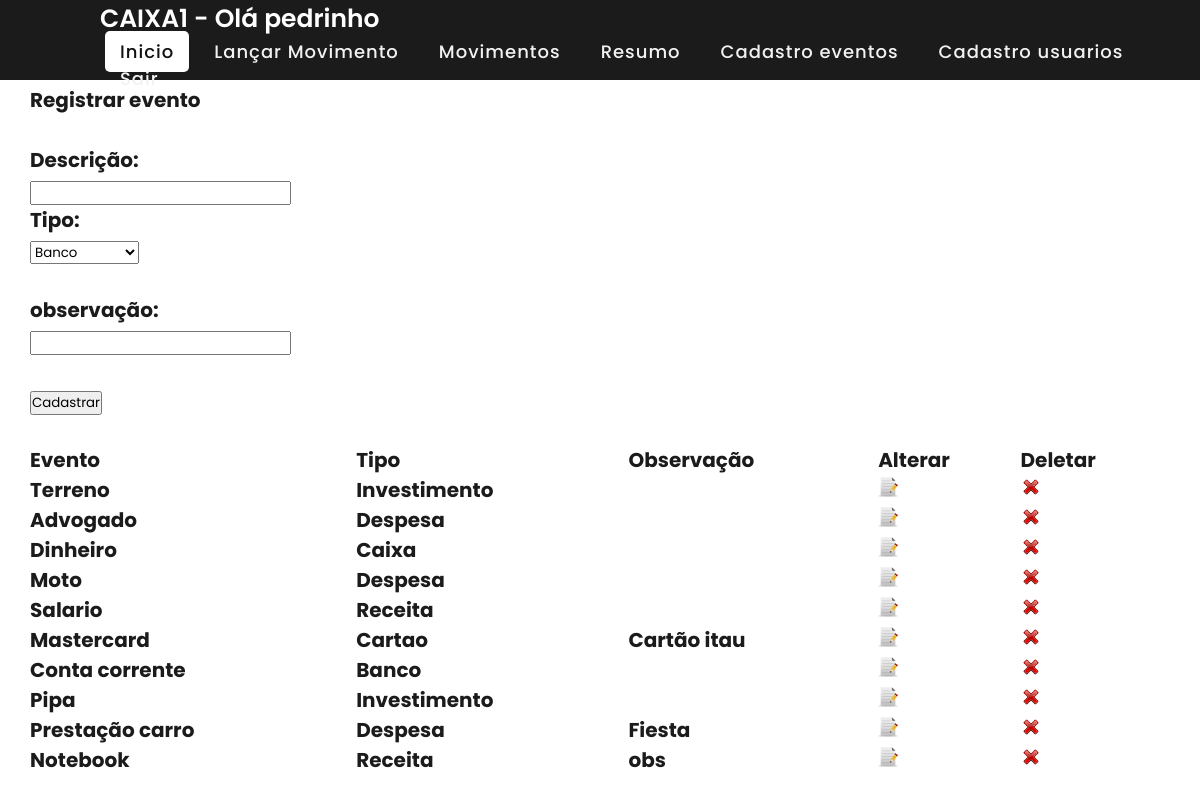
/front/cadastrar_evento.php (signed in), run on the app's committed database.
### tables this page shows
CREATE TABLE `evento` (
  `evento_id` int(11) NOT NULL,
  `evento_nome` varchar(50) NOT NULL,
  `evento_tipo` varchar(20) NOT NULL,
  `observacao` varchar(50) NOT NULL
);

### front/cadastrar_evento.php (the view, shortened to what this page needs)
<!DOCTYPE html>
<html lang="en" dir="ltr">
  <head>
    <link rel="stylesheet" href="../css/style.css">
  </head>
  <body>
  <nav>
      <div class="logo">CAIXA1 - <?php echo 'Olá ' .$_SESSION['usuario'];?></div>
      <ul>
        <li><a class="active" href="index2.php">Inicio</a></li>
        <li><a href="movimentos_lancar.php">Lançar Movimento</a></li>
        <li><a href="movimentos_list.php">Movimentos</a></li>
        <li><a href="movimentos_list_resumo.php">Resumo</a></li>
        <li><a href="cadastrar_evento.php">Cadastro eventos</a></li>
        <li><a href="cadastro_usuario.php">Cadastro usuarios</a></li>
        <li><a href="index.php">Sair</a></li>
      </ul>
    </nav>
    <div class="content">
      <div>
          <br>
          <br>
        <p>Registrar evento</p>
        <p>&nbsp;</p>
        <form name="form1" method="post" onsubmit="return valida()" action="cadastro_evento_registrar.php">
          <p>Descrição:</p>
          <p>
  <input type="text" inputmode="" name="evento" id="evento">
          </p>
          <p>Tipo:</p>
          <p>
            <select name="tipo" id="tipo">
              <option>Banco</option>
            </select>
          </p>
          <BR>
          <p>observação:</p>
          <p>
  <input type="text" name="observacao" id="observacao">
          </p>
          <p>&nbsp;</p>
          <p>
            <input type="submit" value="Cadastrar"/>
          </p>
        </form>
        <p>&nbsp;</p>
        <table id="example" class="table table-striped table-bordered" width="100%" cellspacing="0">
 <thead>
  <tr>
   <th>Evento</th>
   <th>Tipo</th>
   <th>Observação</th>
   <th>Alterar</th>
   <th>Deletar</th>
  </tr>
 </thead>
 <tbody>
  <?php
include("../conexao.php");
$Show = mysqli_query($conexao, "SELECT * FROM evento");
while($r = mysqli_fetch_array($Show)): ?>
    <tr>
     <td><?php echo $r['evento_nome']; ?></td>
     <td><?php echo $r['evento_tipo']; ?></td>
     <td><?php echo $r['observacao']; ?></td>
     <td><p><a href="cadastro_evento_alterar.php?update_id=<?php echo $r['evento_id']; ?>" class="btn btn-warning">
       <img src="../icons/add.png" width="20" height="20" /></a></p></td>
     <td><a href="cadastro_evento_delete.php?delete_id=<?php echo $r['evento_id']; ?>" class="btn btn-danger">
      <img src="../icons/delete.png" width="20" height="20" /></a></td>
    </tr>
    <?php endwhile; ?>
 </tbody>
 </table>
      </div>
    </div>
  </body>
</html>

### style.css (style rules this page uses)
* { margin: 0; padding: 0; box-sizing: border-box; font-family: 'Poppins', sans-serif; }
nav { display: flex; height: 80px; width: 100%; background: #1b1b1b; align-items: center; justify-content: space-between; padding: 0 50px 0 100px; flex-wrap: wrap; }
nav .logo { color: #fff; font-size: 25px; font-weight: 600; }
nav ul { display: flex; flex-wrap: wrap; list-style: none; }
nav ul li { margin: 0 5px; }
nav ul li a { color: #f2f2f2; text-decoration: none; font-size: 18px; font-weight: 500; padding: 8px 15px; border-radius: 5px; letter-spacing: 1px; transition: all 0.3s ease; }
nav ul li a.active, nav ul li a:hover { color: #111; background: #fff; }
.content { position: absolute; top: 50%; left: 50%; transform: translate(-50%, -50%); text-align:left; z-index: -1; width: 100%; padding: 0 30px; color: #1b1b1b; }
.content div { font-size: 20px; font-weight: 700; }

### data on the page
evento: evento_nome "Terreno", evento_tipo "Investimento"
evento: evento_nome "Advogado", evento_tipo "Despesa"
evento: evento_nome "Dinheiro", evento_tipo "Caixa"
evento: evento_nome "Moto", evento_tipo "Despesa"
evento: evento_nome "Salario", evento_tipo "Receita"
evento: evento_nome "Mastercard", evento_tipo "Cartao", observacao "Cartão itau"
evento: evento_nome "Conta corrente", evento_tipo "Banco"
evento: evento_nome "Pipa", evento_tipo "Investimento"
evento: evento_nome "Prestação carro", evento_tipo "Despesa", observacao "Fiesta"
evento: evento_nome "Notebook", evento_tipo "Receita", observacao "obs"

### other printed values
$_SESSION['usuario'] "pedrinho"
